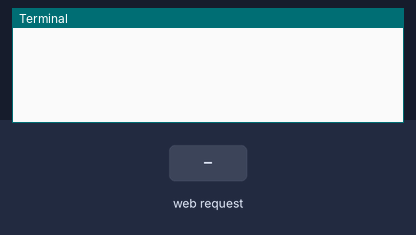
The program below on a simulated Raspberry Pi (BCM pin numbers). Shown: the last lines printed to the terminal. The test bench sets the inputs (shaded band). The camera gives no picture and a still takes 0.5 s; threads take turns every 2 ms; the clock reads 2024-03-15 10:24:30 at power-on unless the program sets it.

Above: at 1.2 s.
1.3 s: HTTP request for / received
At 1.8 s:
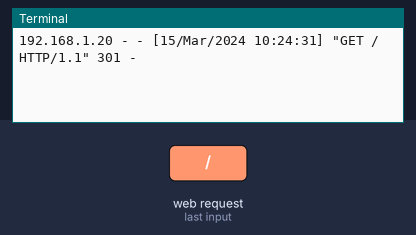
2.8 s: HTTP request for /index.html received
At 4.0 s:
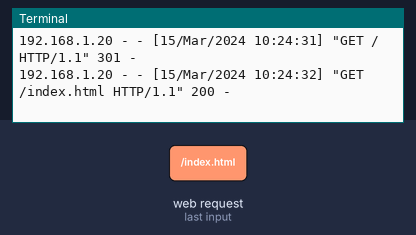
4.3 s: HTTP request for /stream.mjpg received
At 5.3 s:
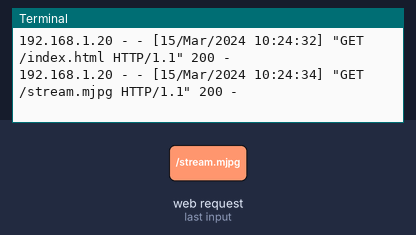

Measured:
- after the input at 1.3 s, the terminal: prints a new line at once (image 1)
- after the input at 2.8 s, the terminal: prints a new line at once (image 2)
- after the input at 4.3 s, the terminal: prints a new line at once (image 3)

The program:

camera.py
```python
# camera3.py보다 이게 개수형인듯

import io
import logging
import socketserver
from http import server
from threading import Condition, Thread
from picamera2 import Picamera2
from picamera2.encoders import MJPEGEncoder
from picamera2.outputs import FileOutput

import time

# 아이디와 비밀번호
USERNAME = "admin"
PASSWORD = "1234"

# 모든 요청을 허용하는 check_auth 함수
def check_auth(headers):
    return True

PAGE = """\
<html>
<head>
<title>camera test</title>
</head>
<body>
<h1>camera test</h1>
<img src="stream.mjpg" width="640" height="480" />
</body>
</html>
"""

class StreamingOutput(io.BufferedIOBase):
    def __init__(self):
        self.frame = None
        self.condition = Condition()

    def write(self, buf):
        with self.condition:
            self.frame = buf
            self.condition.notify_all()

class CORSRequestHandler(server.SimpleHTTPRequestHandler):
    def end_headers(self):
        self.send_header('Access-Control-Allow-Origin', '*')
        self.send_header('Access-Control-Allow-Methods', 'GET, OPTIONS')
        self.send_header('Access-Control-Allow-Headers', 'Authorization')
        super().end_headers()

    def do_OPTIONS(self):
        self.send_response(200, "ok")
        self.end_headers()

class StreamingHandler(CORSRequestHandler):
    def do_GET(self):
        if not check_auth(self.headers):
            self.send_response(401)
            self.send_header('WWW-Authenticate', 'Basic realm=\"Authentication required\"')
            self.end_headers()
            self.wfile.write('Authentication failed'.encode('utf-8'))
            return

        if self.path == '/':
            self.send_response(301)
            self.send_header('Location', '/index.html')
            self.end_headers()
        elif self.path == '/index.html':
            content = PAGE.encode('utf-8')
            self.send_response(200)
            self.send_header('Content-Type', 'text/html')
            self.send_header('Content-Length', len(content))
            self.end_headers()
            self.wfile.write(content)
        elif self.path == '/stream.mjpg':
            self.send_response(200)
            self.send_header('Age', 0)
            self.send_header('Cache-Control', 'no-cache, private')
            self.send_header('Pragma', 'no-cache')
            self.send_header('Content-Type', 'multipart/x-mixed-replace; boundary=FRAME')
            self.end_headers()
            try:
                while True:
                    with output.condition:
                        output.condition.wait()
                        frame = output.frame
                    self.wfile.write(b'--FRAME\r\n')
                    self.send_header('Content-Type', 'image/jpeg')
                    self.send_header('Content-Length', len(frame))
                    self.end_headers()
                    self.wfile.write(frame)
                    self.wfile.write(b'\r\n')
            except Exception as e:
                logging.warning(
                    'Removed streaming client %s: %s',
                    self.client_address, str(e))
        elif self.path == '/screenshot':
            self.send_response(200)
            self.send_header('Content-Type', 'image/jpeg')
            self.send_header('Content-Disposition', 'attachment; filename="screenshot.jpg"')
            self.end_headers()

            # 사진 촬영
            stream = io.BytesIO()
            picam2.capture_file(stream, format='jpeg')
            stream.seek(0)
            self.wfile.write(stream.read())
        else:
            self.send_error(404)
            self.end_headers()

class StreamingServer(socketserver.ThreadingMixIn, server.HTTPServer):
    allow_reuse_address = True
    daemon_threads = True

def start_camera():
    global picam2, output
    try:
        picam2 = Picamera2()
        picam2.configure(picam2.create_video_configuration(main={"size": (640, 480)}))
        output = StreamingOutput()
        picam2.start_recording(MJPEGEncoder(), FileOutput(output))
    except Exception as e:
        logging.error(f"Error starting camera: {e}")
        time.sleep(5)  # 카메라 초기화 실패 시 5초 대기 후 재시도
        start_camera()

def stop_camera():
    global picam2
    if picam2 is not None:
        picam2.stop_recording()
        picam2.close()  # 리소스 해제
        picam2 = None

def monitor_camera():
    while True:
        try:
            time.sleep(60)  # 60초마다 상태 확인
            if picam2 is None or not picam2.started:  # is_recording 대신 started로 상태 확인
                stop_camera()
                start_camera()
        except Exception as e:
            logging.error(f"Error monitoring camera: {e}")
            stop_camera()
            time.sleep(5)  # 오류 발생 시 5초 대기 후 재시도
            start_camera()

start_camera()

monitor_thread = Thread(target=monitor_camera, daemon=True)
monitor_thread.start()

try:
    address = ('', 8000)
    server = StreamingServer(address, StreamingHandler)
    server.serve_forever()
finally:
    stop_camera()
```
